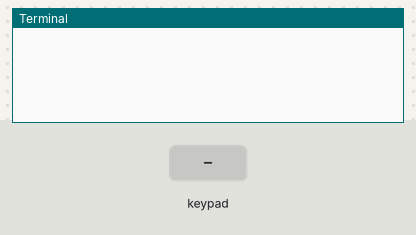
The program below on a simulated Raspberry Pi (BCM pin numbers). Parts: the last lines printed to the terminal. Inputs (shaded band) come from the test bench.

Above: at 1.2 s.
1.3 s: key '1' pressed
At 2.6 s:
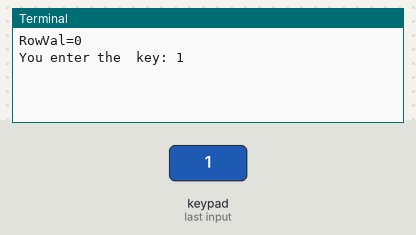
2.9 s: keypad keys 1 2 # pressed 0.4 s apart
At 4.4 s:
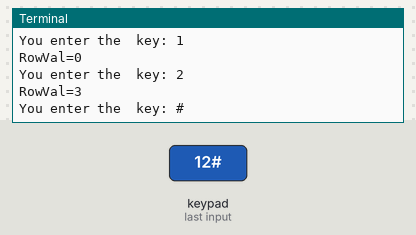
5.6 s: key 'A' pressed
At 6.9 s:
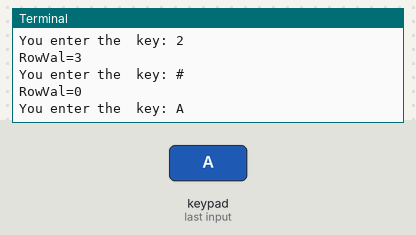
7.2 s: key 'C' pressed
At 8.2 s:
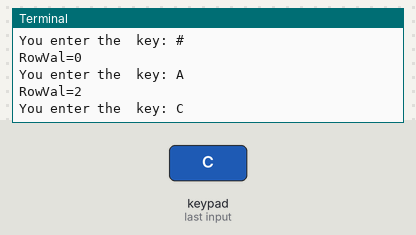
Timing chart, 0 to 9.8 s (numbered marks = the images above; inputs shaded):
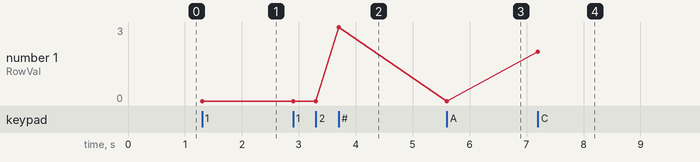

The program:

keyboard_16_.py
```python
import time
import RPi.GPIO as GPIO
class keypad(object):
  KEYPAD=[
    ['1','2','3','A'],
    ['4','5','6','B'],
    ['7','8','9','C'],
    ['*','0','#','D']]

  ROW    =[19,12,13,16]#行
  COLUMN =[20,26,25,24]#列

#初始化函数
def __init__():
  GPIO.setwarnings(False)
  GPIO.cleanup()
  GPIO.setmode(GPIO.BCM)
#取得键盘数函数
def getkey():
  GPIO.setwarnings(False)
  GPIO.setmode(GPIO.BCM)
#设置列输出低
  for i in range(len(keypad.COLUMN)):
    GPIO.setup(keypad.COLUMN[i],GPIO.OUT)
    GPIO.output(keypad.COLUMN[i],GPIO.LOW)
#设置行为输入、上拉
  for j in range(len(keypad.ROW)):
    GPIO.setup(keypad.ROW[j],GPIO.IN,pull_up_down=GPIO.PUD_UP)

#检测行是否有键按下，有则读取行值
  RowVal=-1
  for i in range(len(keypad.ROW)):
    RowStatus=GPIO.input(keypad.ROW[i])
    if RowStatus==GPIO.LOW:
       RowVal=i
       print('RowVal=%s' % RowVal)
#若无键按下,则退出，准备下一次扫描
  if RowVal<0 or RowVal>3:
    exit()
    return

#若第RowVal行有键按下，跳过退出函数，对掉输入输出模式
#第RowVal行输出高电平，
  GPIO.setup(keypad.ROW[RowVal],GPIO.OUT)
  GPIO.output(keypad.ROW[RowVal],GPIO.HIGH)
#列为下拉输入
  for j in range(len(keypad.COLUMN)):
    GPIO.setup(keypad.COLUMN[j],GPIO.IN,pull_up_down=GPIO.PUD_DOWN)

#读取按键所在列值
  ColumnVal=-1
  for i in range(len(keypad.COLUMN)):
    ColumnStatus=GPIO.input(keypad.COLUMN[i])
    if ColumnStatus==GPIO.HIGH:
      ColumnVal=i
#等待按键松开
      while GPIO.input(keypad.COLUMN[i])==GPIO.HIGH:
        time.sleep(0.05)
        #print ('ColumnVal=%s' % ColumnVal)
#若无键按下，返回
  if ColumnVal<0 or ColumnVal>3:
    exit()
    return

  exit()
  return keypad.KEYPAD[RowVal][ColumnVal]


def exit():

  import RPi.GPIO as GPIO
  for i in range(len(keypad.ROW)):
    GPIO.setup( keypad.ROW[i],GPIO.IN,pull_up_down=GPIO.PUD_UP)
  for j in range(len( keypad.COLUMN)):
    GPIO.setup( keypad.COLUMN[j],GPIO.IN,pull_up_down=GPIO.PUD_UP)


#key=None

while True:
    key=getkey()
    if not key==None:
        print ('You enter the  key:',key)
```

Measured:
- after the input at 1.3 s, the terminal: prints a new line at once (image 1)
- after the input at 2.9 s, the terminal: prints a new line after 0.55 s (image 2)
- after the input at 5.6 s, the terminal: prints a new line after 0.15 s (image 3)
- after the input at 7.2 s, the terminal: prints a new line at once (image 4)
- plotted number 1: 0 → 3 after the input at 2.9 s, 0 → 2 after the input at 7.2 s
